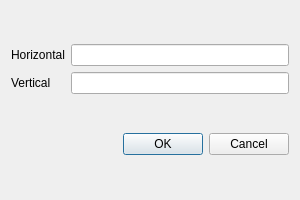
<?xml version="1.0" encoding="UTF-8"?>
<ui version="4.0">
 <class>DimensionsDialog</class>
 <widget class="QDialog" name="DimensionsDialog">
  <property name="geometry">
   <rect>
    <x>0</x>
    <y>0</y>
    <width>300</width>
    <height>200</height>
   </rect>
  </property>
  <property name="minimumSize">
   <size>
    <width>300</width>
    <height>200</height>
   </size>
  </property>
  <property name="maximumSize">
   <size>
    <width>16777215</width>
    <height>300</height>
   </size>
  </property>
  <property name="windowTitle">
   <string>Dialog</string>
  </property>
  <layout class="QGridLayout" name="gridLayout">
   <item row="1" column="1">
    <widget class="QPushButton" name="okButton">
     <property name="text">
      <string>OK</string>
     </property>
    </widget>
   </item>
   <item row="1" column="2">
    <widget class="QPushButton" name="cancelButton">
     <property name="text">
      <string>Cancel</string>
     </property>
    </widget>
   </item>
   <item row="1" column="0">
    <spacer name="horizontalSpacer">
     <property name="orientation">
      <enum>Qt::Horizontal</enum>
     </property>
     <property name="sizeHint" stdset="0">
      <size>
       <width>40</width>
       <height>20</height>
      </size>
     </property>
    </spacer>
   </item>
   <item row="0" column="0" colspan="3">
    <layout class="QGridLayout" name="gridLayout_2">
     <item row="0" column="0">
      <widget class="QLabel" name="label">
       <property name="text">
        <string>Horizontal</string>
       </property>
      </widget>
     </item>
     <item row="1" column="0">
      <widget class="QLabel" name="label_2">
       <property name="text">
        <string>Vertical</string>
       </property>
      </widget>
     </item>
     <item row="0" column="1">
      <widget class="QLineEdit" name="lengthEdit"/>
     </item>
     <item row="1" column="1">
      <widget class="QLineEdit" name="widthEdit"/>
     </item>
    </layout>
   </item>
  </layout>
 </widget>
 <resources/>
 <connections/>
</ui>
